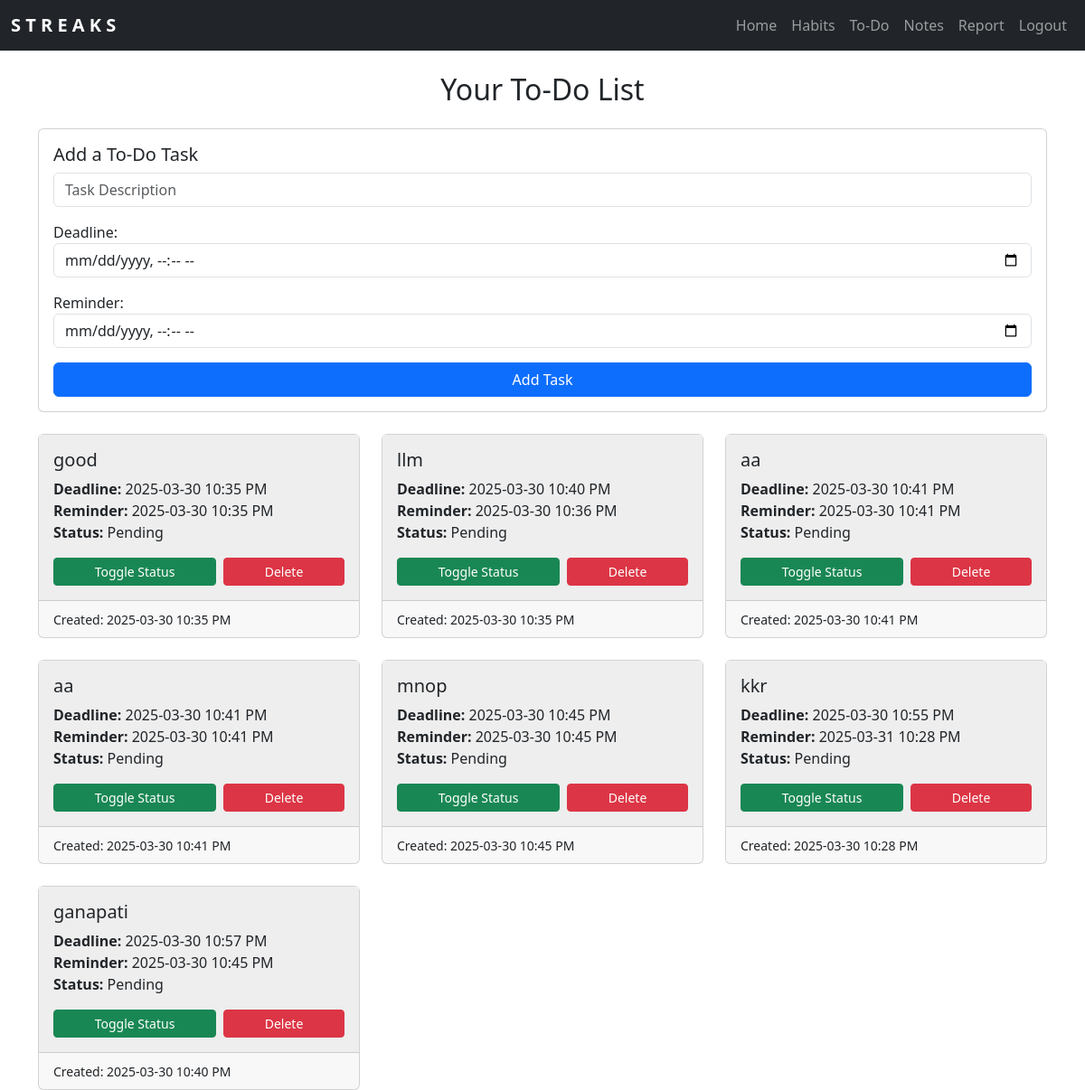
Page /to-do/ (signed in) on the committed database.
### core/models.py (models this page shows, shortened)
class ToDo(models.Model):
    user = models.ForeignKey(User, on_delete=models.CASCADE)
    task = models.CharField(max_length=200)
    deadline = models.DateTimeField()
    reminder = models.DateTimeField()
    created_at = models.DateTimeField(auto_now_add=True)
    status = models.CharField(max_length=20, choices=[('pending', 'Pending'), ('completed', 'Completed')], default='pending')

### core/views.py (the view, shortened to what this page needs)
# urls.py: path('to-do/', views.to_do, name='to_do'),
@login_required
def to_do(request):
    todos = ToDo.objects.filter(user=request.user).order_by('deadline')
    context = {
        'todos': todos,
        'now': timezone.now().strftime('%Y-%m-%dT%H:%M'),
    }
    return render(request, 'core/to_do.html', context)

### core/templates/core/to_do.html (shortened to what this page needs)
{% extends 'core/base.html' %}
{% load django_bootstrap5 %}
{% block content %}
    <h2 class="text-center mb-4">Your To-Do List</h2>
    <div class="card mb-4">
        <div class="card-body">
            <h5 class="card-title">Add a To-Do Task</h5>
            <form id="todo-form">
                <div class="mb-3">
                    <input type="text" class="form-control" name="task" placeholder="Task Description" required>
                </div>
                <div class="mb-3">
                    <label for="deadline">Deadline:</label>
                    <input type="datetime-local" class="form-control" name="deadline" min="{{ now }}" required>
                </div>
                <div class="mb-3">
                    <label for="reminder">Reminder:</label>
                    <input type="datetime-local" class="form-control" name="reminder" min="{{ now }}" required>
                </div>
                <button type="submit" class="btn btn-primary w-100" id="add-task-btn">Add Task</button>
            </form>
        </div>
    </div>
    <div class="row row-cols-1 row-cols-md-2 row-cols-lg-3 g-4" id="todo-list">
        {% for todo in todos %}
            <div class="col" data-todo-id="{{ todo.id }}">
                <div class="card h-100 {% if todo.deadline < now and todo.status == 'pending' %}border-danger{% endif %}">
                    <div class="card-body cbc">
                        <h5 class="card-title {% if todo.status == 'completed' %}text-decoration-line-through{% endif %}">{{ todo.task }}</h5>
                        <p class="card-text">
                            <strong>Deadline:</strong> {{ todo.deadline|date:"Y-m-d h:i A" }}<br>
                            <strong>Reminder:</strong> {{ todo.reminder|date:"Y-m-d h:i A" }}<br>
                            <strong>Status:</strong> <span class="status">{{ todo.status|title }}</span>
                        </p>
                        <div class="d-flex gap-2">
                            <button class="btn btn-sm btn-success toggle-status flex-grow-1" data-id="{{ todo.id }}">Toggle Status</button>
                            <button class="btn btn-sm btn-danger delete-todo flex-grow-1" data-id="{{ todo.id }}">Delete</button>
                        </div>
                    </div>
                    <div class="card-footer">
                        <small>Created: {{ todo.created_at|date:"Y-m-d h:i A" }}</small>
                    </div>
                </div>
            </div>
        {% empty %}
            <div class="col">
                <p class="text-muted text-center">No tasks yet—add some to stay on track!</p>
            </div>
        {% endfor %}
    </div>
{% endblock %}

### core/templates/core/to_do.html (style rules this page uses)
.cbc { background-color: rgb(238, 238, 238); }

### rows in the picture
ToDo: task "good", deadline "2025-03-30 10:35 PM", reminder "2025-03-30 10:35 PM", status "Pending", created_at "2025-03-30 10:35 PM"
ToDo: task "llm", deadline "2025-03-30 10:40 PM", reminder "2025-03-30 10:36 PM", status "Pending", created_at "2025-03-30 10:35 PM"
ToDo: task "aa", deadline "2025-03-30 10:41 PM", reminder "2025-03-30 10:41 PM", status "Pending", created_at "2025-03-30 10:41 PM"
ToDo: task "aa", deadline "2025-03-30 10:41 PM", reminder "2025-03-30 10:41 PM", status "Pending", created_at "2025-03-30 10:41 PM"
ToDo: task "mnop", deadline "2025-03-30 10:45 PM", reminder "2025-03-30 10:45 PM", status "Pending", created_at "2025-03-30 10:45 PM"
ToDo: task "kkr", deadline "2025-03-30 10:55 PM", reminder "2025-03-31 10:28 PM", status "Pending", created_at "2025-03-30 10:28 PM"
ToDo: task "ganapati", deadline "2025-03-30 10:57 PM", reminder "2025-03-30 10:45 PM", status "Pending", created_at "2025-03-30 10:40 PM"
